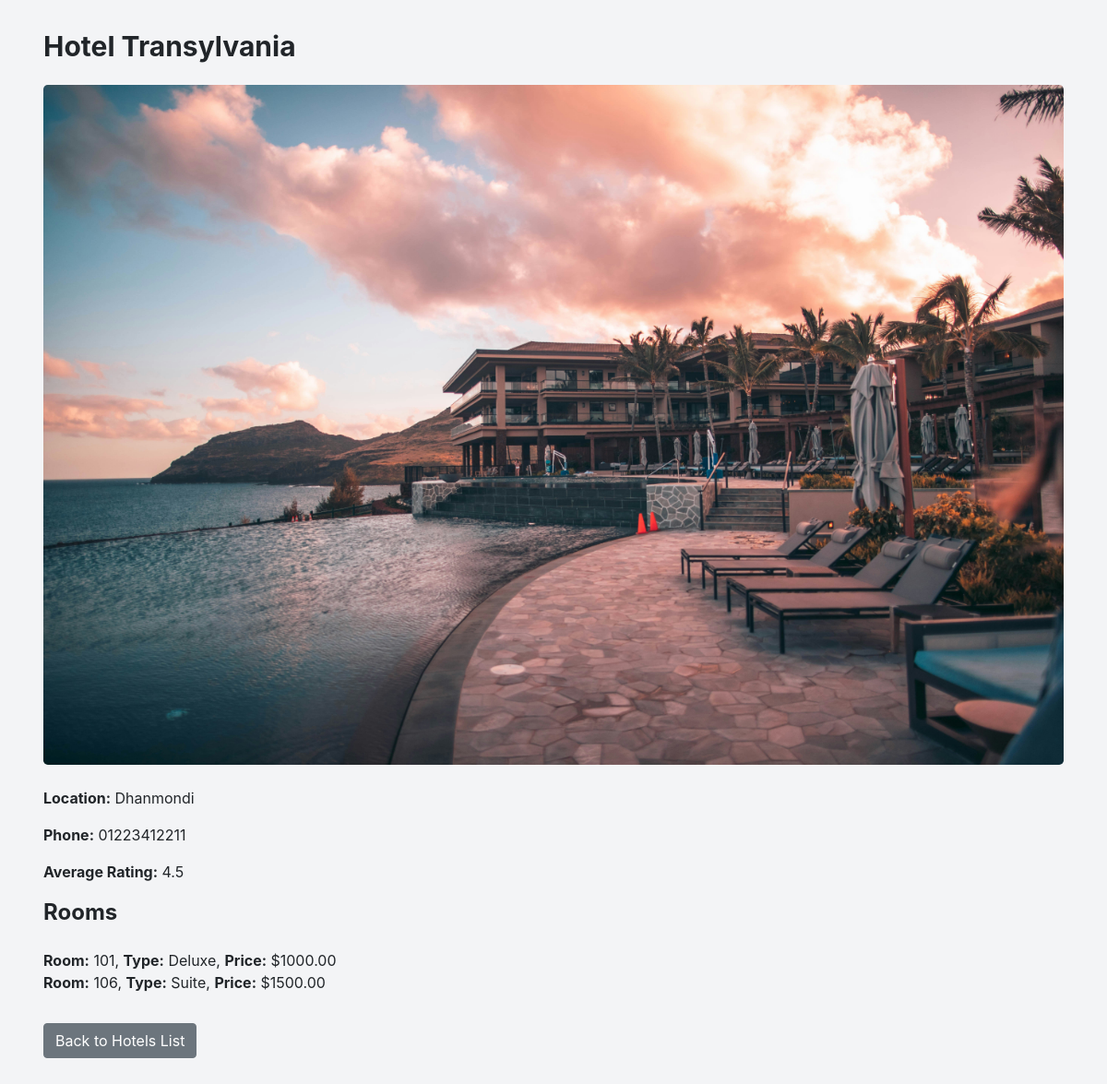
Screenshot of /hotels/1/ with the database file from the repository.
### tbp/models.py (models this page shows, shortened)
class Hotel(models.Model):
    id = models.AutoField(primary_key=True)
    name = models.CharField(max_length=255)
    phone = models.CharField(max_length=20)
    location = models.CharField(max_length=255)
    image = models.ImageField(upload_to='hotel_images/', null=True, blank=True)  # Provide a default image

class Room(models.Model):
    TYPE_CHOICES = [
        ('Standard', 'Standard'),
        ('Deluxe', 'Deluxe'),
        ('Suite', 'Suite'),
    ]
    hotel = models.ForeignKey(Hotel, on_delete=models.CASCADE)
    price = models.DecimalField(max_digits=10, decimal_places=2)
    room_number = models.CharField(max_length=20)
    type = models.CharField(max_length=20, choices=TYPE_CHOICES, default='Standard')
    class Meta:
        unique_together = ('hotel', 'room_number')  # Partial key constraint

### tbp/views.py (the view)
# urls.py: path('hotels/<int:hotel_id>/', hotel_details, name='hotel_details'),
def hotel_details(request, hotel_id):
    hotel = get_object_or_404(Hotel, pk=hotel_id)
    avg_rating = hotel.review_set.aggregate(Avg('rating'))['rating__avg']
    if avg_rating is not None:
        avg_rating = round(avg_rating, 2)
    return render(request, 'hotel_details.html', {'hotel': hotel, 'avg_rating': avg_rating})

### tbp/templates/hotel_details.html (shortened to what this page needs)
<!DOCTYPE html>
<html lang="en">
<head>
    <link href="https://cdn.jsdelivr.net/npm/tailwindcss@2.2.19/dist/tailwind.min.css" rel="stylesheet">
    <link href="https://maxcdn.bootstrapcdn.com/bootstrap/4.5.2/css/bootstrap.min.css" rel="stylesheet">
</head>
<body class="bg-gray-100 p-8">
    <div class="container mx-auto">
        <h1 class="text-3xl font-bold mb-6">{{ hotel.name }}</h1>
        <img src="{{ hotel.image.url }}" alt="{{ hotel.name }}" class="rounded-lg mb-4">
        <p><strong>Location:</strong> {{ hotel.location }}</p>
        <p><strong>Phone:</strong> {{ hotel.phone }}</p>
        <p><strong>Average Rating:</strong> {{ avg_rating|default:"No reviews yet" }}</p>
        <h2 class="text-2xl font-bold mb-4">Rooms</h2>
        <ul>
            {% for room in hotel.room_set.all %}
                <li>
                    <strong>Room:</strong> {{ room.room_number }},
                    <strong>Type:</strong> {{ room.get_type_display }},
                    <strong>Price:</strong> ${{ room.price }}
                </li>
            {% endfor %}
        </ul>
        <div class="mt-8">
            <a href="{% url 'hotels_list' %}" class="btn btn-secondary">Back to Hotels List</a>
        </div>
    </div>
</body>
</html>

### rows the page displays
Hotel: name "Hotel Transylvania", image (picture), location "Dhanmondi", phone "01223412211"
Room: room_number "101", type "Deluxe", price "1000.00"
Room: room_number "106", type "Suite", price "1500.00"

### other values shown
{{ avg_rating|default:"No reviews yet" }} "4.5"
